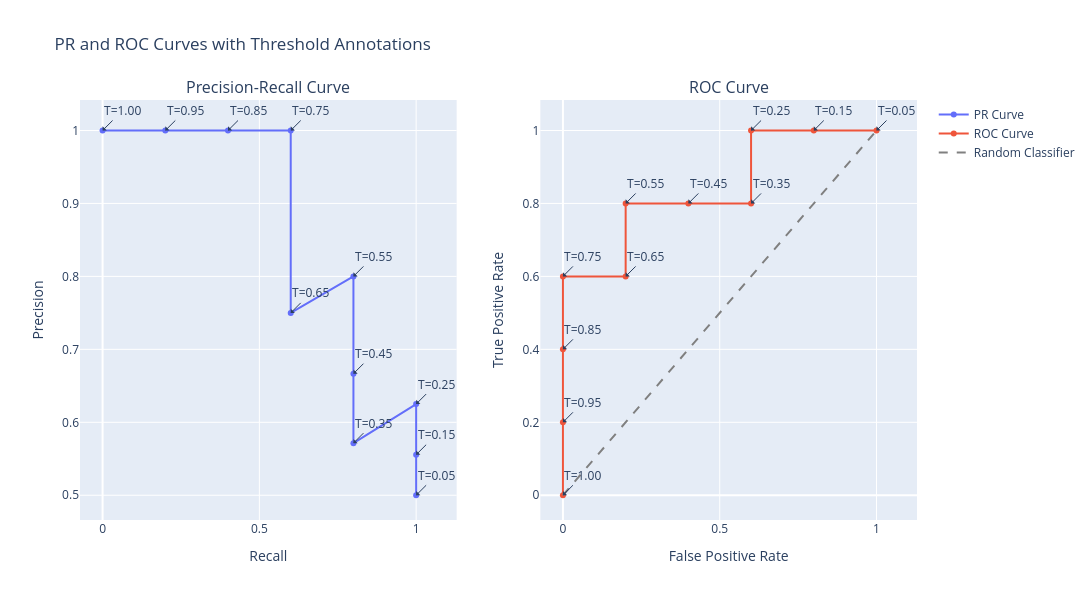

Notebook code cell kept with this figure:
### Code cell
# Create subplots for PR and ROC curves
fig = make_subplots(rows=1, cols=2, 
                    subplot_titles=("Precision-Recall Curve", "ROC Curve"),
                    specs=[[{"type": "xy"}, {"type": "xy"}]])

# PR Curve
fig.add_trace(
    go.Scatter(
        x=recalls, y=precisions, mode='lines+markers',
        name='PR Curve',
        hovertemplate='Threshold: %{customdata:.2f}<br>Recall: %{x:.3f}<br>Precision: %{y:.3f}',
        customdata=thresholds
    ),
    row=1, col=1
)

# Annotate selected thresholds on PR Curve
selected_thresholds = [0.05, 0.15, 0.25, 0.35, 0.45, 0.55, 0.65, 0.75, 0.85, 0.95, 1.]
for thresh in selected_thresholds:
    idx = np.where(thresholds == thresh)[0][0]
    fig.add_annotation(
        x=recalls[idx], y=precisions[idx],
        text=f'T={thresh:.2f}',
        showarrow=True, arrowhead=1, ax=20, ay=-20,
        row=1, col=1
    )

# ROC Curve
fig.add_trace(
    go.Scatter(
        x=fprs, y=tprs, mode='lines+markers',
        name='ROC Curve',
        hovertemplate='Threshold: %{customdata:.2f}<br>FPR: %{x:.3f}<br>TPR: %{y:.3f}',
        customdata=thresholds
    ),
    row=1, col=2
)

# Random classifier line for ROC
fig.add_trace(
    go.Scatter(
        x=[0, 1], y=[0, 1], mode='lines',
        name='Random Classifier', line=dict(dash='dash', color='gray')
    ),
    row=1, col=2
)

# Annotate selected thresholds on ROC Curve
for thresh in selected_thresholds:
    idx = np.where(thresholds == thresh)[0][0]
    fig.add_annotation(
        x=fprs[idx], y=tprs[idx],
        text=f'T={thresh:.2f}',
        showarrow=True, arrowhead=1, ax=20, ay=-20,
        row=1, col=2
    )

# Update layout
fig.update_layout(
    title_text="PR and ROC Curves with Threshold Annotations",
    showlegend=True,
    width=1200, height=600
)

# Update axes
fig.update_xaxes(title_text="Recall", row=1, col=1)
fig.update_yaxes(title_text="Precision", row=1, col=1)
fig.update_xaxes(title_text="False Positive Rate", row=1, col=2)
fig.update_yaxes(title_text="True Positive Rate", row=1, col=2)

# Show plot
fig.show()

# Print table for reference
print("Threshold | Precision | Recall | TPR | FPR")
for t, p, r, tpr, fpr in zip(thresholds, precisions, recalls, tprs, fprs):
    print(f"{t:.2f}     | {p:.3f}    | {r:.3f}  | {tpr:.3f} | {fpr:.3f}")

### Figure 1 — Plotly figure (JSON) as saved in the notebook; plotly's stock layout.template omitted (floating-point values rounded to 4 significant figures)
{"data": [{"customdata": [0.05, 0.15, 0.25, 0.35, 0.45, 0.55, 0.65, 0.75, 0.85, 0.95, 1.0], "hovertemplate": "Threshold: %{customdata:.2f}<br>Recall: %{x:.3f}<br>Precision: %{y:.3f}", "mode": "lines+markers", "name": "PR Curve", "type": "scatter", "x": [1, 1, 1, 0.8, 0.8, 0.8, 0.6, 0.6, 0.4, 0.2, 0], "xaxis": "x", "y": [0.5, 0.5556, 0.625, 0.5714, 0.6667, 0.8, 0.75, 1, 1, 1, 1], "yaxis": "y"}, {"customdata": [0.05, 0.15, 0.25, 0.35, 0.45, 0.55, 0.65, 0.75, 0.85, 0.95, 1.0], "hovertemplate": "Threshold: %{customdata:.2f}<br>FPR: %{x:.3f}<br>TPR: %{y:.3f}", "mode": "lines+markers", "name": "ROC Curve", "type": "scatter", "x": [1, 0.8, 0.6, 0.6, 0.4, 0.2, 0.2, 0, 0, 0, 0], "xaxis": "x2", "y": [1, 1, 1, 0.8, 0.8, 0.8, 0.6, 0.6, 0.4, 0.2, 0], "yaxis": "y2"}, {"line": {"color": "gray", "dash": "dash"}, "mode": "lines", "name": "Random Classifier", "type": "scatter", "x": [0, 1], "xaxis": "x2", "y": [0, 1], "yaxis": "y2"}], "layout": {"annotations": [{"font": {"size": 16}, "showarrow": false, "text": "Precision-Recall Curve", "x": 0.225, "xanchor": "center", "xref": "paper", "y": 1, "yanchor": "bottom", "yref": "paper"}, {"font": {"size": 16}, "showarrow": false, "text": "ROC Curve", "x": 0.775, "xanchor": "center", "xref": "paper", "y": 1, "yanchor": "bottom", "yref": "paper"}, {"arrowhead": 1, "ax": 20, "ay": -20, "showarrow": true, "text": "T=0.05", "x": 1, "xref": "x", "y": 0.5, "yref": "y"}, {"arrowhead": 1, "ax": 20, "ay": -20, "showarrow": true, "text": "T=0.15", "x": 1, "xref": "x", "y": 0.5556, "yref": "y"}, {"arrowhead": 1, "ax": 20, "ay": -20, "showarrow": true, "text": "T=0.25", "x": 1, "xref": "x", "y": 0.625, "yref": "y"}, {"arrowhead": 1, "ax": 20, "ay": -20, "showarrow": true, "text": "T=0.35", "x": 0.8, "xref": "x", "y": 0.5714, "yref": "y"}, {"arrowhead": 1, "ax": 20, "ay": -20, "showarrow": true, "text": "T=0.45", "x": 0.8, "xref": "x", "y": 0.6667, "yref": "y"}, {"arrowhead": 1, "ax": 20, "ay": -20, "showarrow": true, "text": "T=0.55", "x": 0.8, "xref": "x", "y": 0.8, "yref": "y"}, {"arrowhead": 1, "ax": 20, "ay": -20, "showarrow": true, "text": "T=0.65", "x": 0.6, "xref": "x", "y": 0.75, "yref": "y"}, {"arrowhead": 1, "ax": 20, "ay": -20, "showarrow": true, "text": "T=0.75", "x": 0.6, "xref": "x", "y": 1, "yref": "y"}, {"arrowhead": 1, "ax": 20, "ay": -20, "showarrow": true, "text": "T=0.85", "x": 0.4, "xref": "x", "y": 1, "yref": "y"}, {"arrowhead": 1, "ax": 20, "ay": -20, "showarrow": true, "text": "T=0.95", "x": 0.2, "xref": "x", "y": 1, "yref": "y"}, {"arrowhead": 1, "ax": 20, "ay": -20, "showarrow": true, "text": "T=1.00", "x": 0, "xref": "x", "y": 1, "yref": "y"}, {"arrowhead": 1, "ax": 20, "ay": -20, "showarrow": true, "text": "T=0.05", "x": 1, "xref": "x2", "y": 1, "yref": "y2"}, {"arrowhead": 1, "ax": 20, "ay": -20, "showarrow": true, "text": "T=0.15", "x": 0.8, "xref": "x2", "y": 1, "yref": "y2"}, {"arrowhead": 1, "ax": 20, "ay": -20, "showarrow": true, "text": "T=0.25", "x": 0.6, "xref": "x2", "y": 1, "yref": "y2"}, {"arrowhead": 1, "ax": 20, "ay": -20, "showarrow": true, "text": "T=0.35", "x": 0.6, "xref": "x2", "y": 0.8, "yref": "y2"}, {"arrowhead": 1, "ax": 20, "ay": -20, "showarrow": true, "text": "T=0.45", "x": 0.4, "xref": "x2", "y": 0.8, "yref": "y2"}, {"arrowhead": 1, "ax": 20, "ay": -20, "showarrow": true, "text": "T=0.55", "x": 0.2, "xref": "x2", "y": 0.8, "yref": "y2"}, {"arrowhead": 1, "ax": 20, "ay": -20, "showarrow": true, "text": "T=0.65", "x": 0.2, "xref": "x2", "y": 0.6, "yref": "y2"}, {"arrowhead": 1, "ax": 20, "ay": -20, "showarrow": true, "text": "T=0.75", "x": 0, "xref": "x2", "y": 0.6, "yref": "y2"}, {"arrowhead": 1, "ax": 20, "ay": -20, "showarrow": true, "text": "T=0.85", "x": 0, "xref": "x2", "y": 0.4, "yref": "y2"}, {"arrowhead": 1, "ax": 20, "ay": -20, "showarrow": true, "text": "T=0.95", "x": 0, "xref": "x2", "y": 0.2, "yref": "y2"}, {"arrowhead": 1, "ax": 20, "ay": -20, "showarrow": true, "text": "T=1.00", "x": 0, "xref": "x2", "y": 0, "yref": "y2"}], "height": 600, "showlegend": true, "title": {"text": "PR and ROC Curves with Threshold Annotations"}, "width": 1200, "xaxis": {"anchor": "y", "domain": [0, 0.45], "title": {"text": "Recall"}}, "xaxis2": {"anchor": "y2", "domain": [0.55, 1], "title": {"text": "False Positive Rate"}}, "yaxis": {"anchor": "x", "domain": [0, 1], "title": {"text": "Precision"}}, "yaxis2": {"anchor": "x2", "domain": [0, 1], "title": {"text": "True Positive Rate"}}}}
